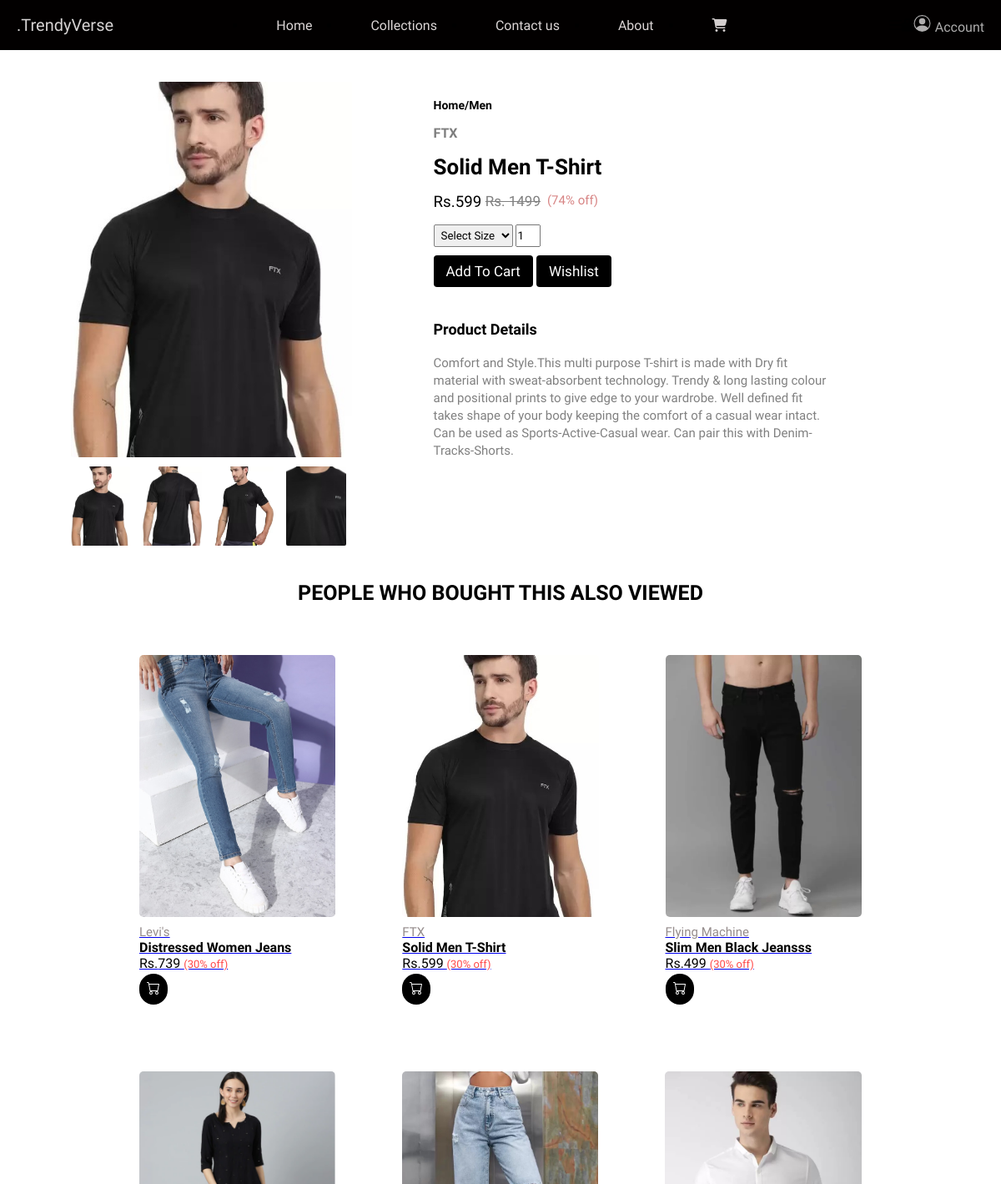
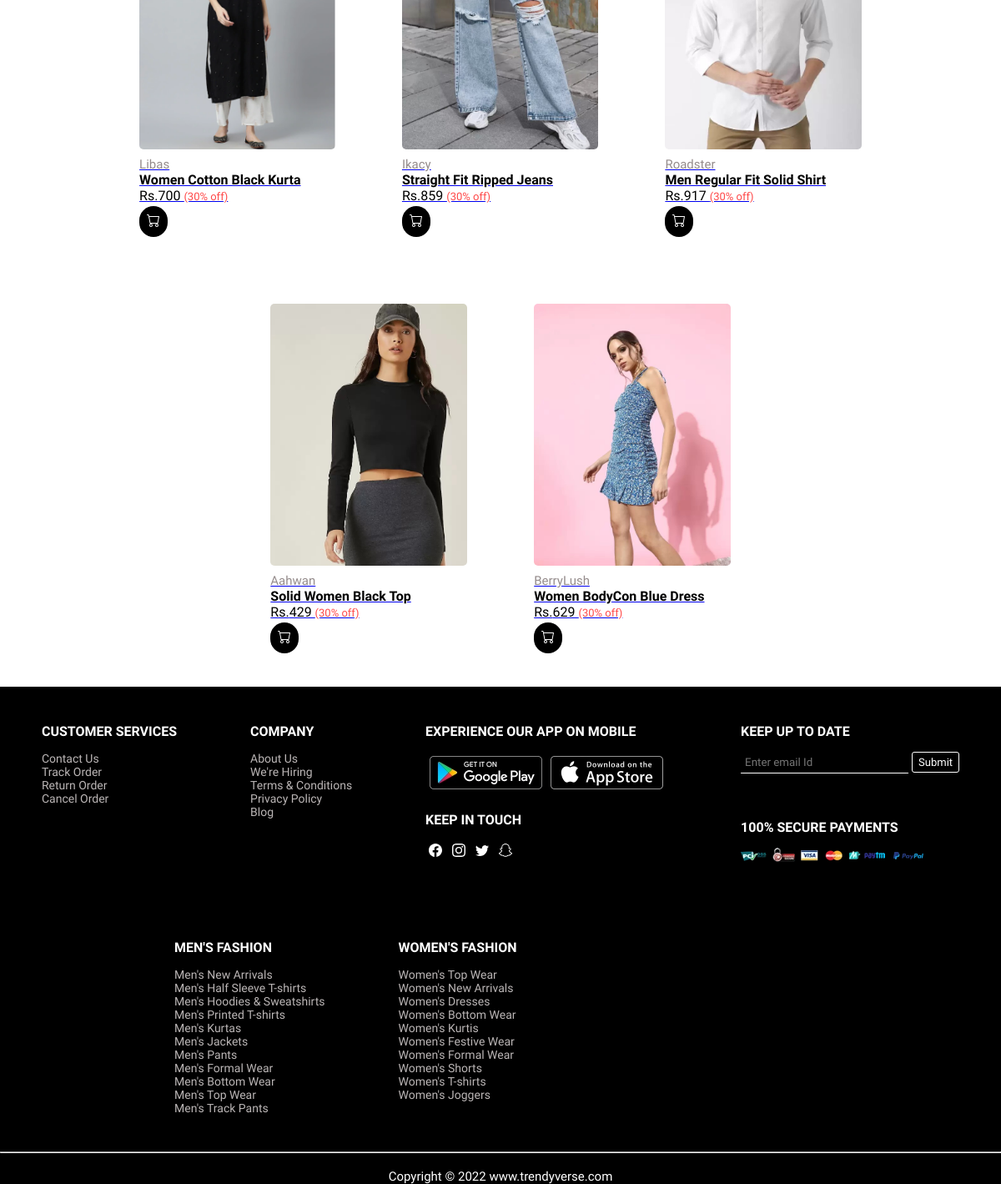
The page /sproduct.php?item_id=5 on the database its author committed (2 pictures, top to bottom).
### tables this page shows
CREATE TABLE `product` (
  `item_id` int(11) NOT NULL,
  `item_brand` varchar(200) NOT NULL,
  `item_name` varchar(255) NOT NULL,
  `item_price` int(10) NOT NULL,
  `item_image` varchar(255) NOT NULL,
  `item_img_small2` varchar(255) NOT NULL,
  `item_img_small3` varchar(255) NOT NULL,
  `item_img_small4` varchar(255) NOT NULL,
  `item_register` datetime DEFAULT NULL,
  `item_category` varchar(255) NOT NULL,
  `item_description` longtext NOT NULL
);

### Database/DBcontroller.php (called while the page is built, shortened)
<?php
class DBcontroller{
    protected $host = 'localhost';
    protected $user = 'root';
    protected $password = '';
    protected $database = "trendyverse";
    public function __construct()
    {
        $this->con = mysqli_connect($this->host, $this->user,$this->password, $this->database );
    }
}
?>

### functions.php (called while the page is built, shortened)
<?php
        require('Database/DBcontroller.php');
        require('Database/Product.php');
        $db = new DBcontroller();
        $product = new Product($db);
?>

### Database/Product.php (called while the page is built, shortened)
<?php
class Product{
    public $db = null;
    public function __construct(DBcontroller $db)
    {
        $this->db = $db;
    }
    public function getData($table = 'product'){
       $result = $this->db->con->query("SELECT * FROM {$table}");
       $resultArray = array();
       while ($item = mysqli_fetch_array($result, MYSQLI_ASSOC)){
           $resultArray[] = $item;
       }
       return $resultArray;
    } public function getData2($table2 = 'menswear'){
       $result1 = $this->db->con->query("SELECT * FROM {$table2}");
       $resultArray1 = array();
       while ($item = mysqli_fetch_array($result1, MYSQLI_ASSOC)){
           $resultArray1[] = $item1;
       }
       return $resultArray1;
    }
}
?>

### sproduct.php (called while the page is built)
<?php
include('header.php');
?>
<?php
include('Templates/_sproduct.php');
?>
<?php
include('footer.php');
?>

### Templates/_sproduct.php (the view, shortened to what this page needs)
<?php
$item_id = $_GET['item_id']??1;
foreach ($product->getData() as $item) :
    if($item['item_id'] == $item_id):
?>
<section class="product-details">
        <div class="details-container">
            <div class="details-img">
                <img src="<?php echo $item['item_image']??"product image";?>" alt="" id="main-img">
                <div class="small-img-group">
                    <div class="img-col">
                        <img src="<?php echo $item['item_image']??"./images/f1.jpg"; ?>" alt="" class="small-img">
                    </div>
                    <div class="img-col">
                        <img src="<?php echo $item['item_img_small2']??"./images/product-details/gallery1.jpg"; ?>" alt="" class="small-img">
                    </div>
                    <div class="img-col">
                        <img src="<?php echo $item['item_img_small3']??"./images/product-details/gallery2.jpg"; ?>" alt="" class="small-img">
                    </div>
                    <div class="img-col">
                        <img src="<?php echo $item['item_img_small4']??"./images/product-details/gallery3.jpg"; ?>" alt="" class="small-img">
                    </div>
                </div>
            </div>
            <div class="details">
                <h5>Home/<?php echo $item['item_category']??"category";?></h5>
                <h2><?php echo $item['item_brand']??"brand";?></h2>
                <h1> <?php echo $item['item_name']??"name";?></h1>
                <h3>Rs.<?php echo $item['item_price']??"price";?> <span id="original-price">Rs. 1499</span><span id="discounted-price">(74% off)</span></h3>
                <select>
                    <option>Select Size</option>
                </select>
                <input type="number" value="1"> <br>
                <button class="btn">Add To Cart</button>
                <button class="btn">Wishlist</button>
                <h4>Product Details</h4>
                <p><?php echo $item['item_description']??"description";?></p>
            </div>
        </div>
    </section>
<?php
endif;
endforeach;
?>
<?php
$products_list = $product->getData();
shuffle($products_list);
?>
    <section class="explore-more">
        <h3 id="heading"> PEOPLE WHO BOUGHT THIS ALSO VIEWED</h3>
        <div class="featureproduct">
            <?php foreach ($products_list as $item){ ?>
                <a id="product-link" href="<?php printf('%s?item_id=%s', 'sproduct.php', $item['item_id']) ?>">
                    <div class="product" >
                        <div class="productimg">
                            <img src="<?php echo $item['item_image'] ?? "images/f1.jpg"; ?>" alt="">
                        </div>
                        <div class="product-text">
                            <h2><?php echo $item['item_brand']?? "Unknown"; ?></h2>
                            <h1>
                                <?php echo $item['item_name'] ?? "Unknown"; ?>
                            </h1>
                            <h3>Rs.<?php echo $item['item_price']?? "Unknown"; ?> <span>(30% off)</span></h3>
                            <button class="btn-cart"></button>
                        </div>
                    </div>  </a>
            <?php }  ?>
        </div>
    </section>

### style.css (style rules this page uses)
* { margin: 0%; padding: 0%; font-family: 'Baloo 2', cursive; }
.featureproduct { display: flex; margin-top: 20px; flex-wrap: wrap; justify-content: center; align-items: center; }
.product { padding: 20px; margin: 20px; transition: 0.5s ease; cursor: pointer; border-radius: 4px; }
.product img { height: 314px; border-radius: 5px; }
.product-text h1 { text-decoration: none; font-weight: 600; font-size: 16px; font-family: 'Baloo 2', cursive; color: black; }
.product-text h3 { text-decoration: none; font-weight: 400; font-size: 16px; font-family: 'Baloo 2', cursive; color: black; }
.product-text h2 { text-decoration: none; font-weight: lighter; font-size: 15px; color: #958c8c; margin-top: 5px; }
.product-text h3 span { font-size: 13px; font-family: 'Baloo 2', cursive; color: rgba(255, 0, 0, 0.718) }
.btn-cart { background:#000000; border: none; border-radius: 30px; padding: 9px; color: white; font-weight: bold; margin-top: 3px; cursor: pointer; }
.btn { font-size: 17px; padding: 9px 15px; margin-bottom: 40px; background-color:#000000; color: white; border: none; border-radius: 4px; cursor: pointer; margin-top: 10px; }
.product-details { display: flex; margin: 98px 40px 40px 40px; justify-content: space-between; }
.product-details .details-container { display: flex; justify-content: space-between; align-items: center; }
.details-img { width: 40%; margin-left: 45px; }
#main-img { height: 450px; border-radius: 3px; cursor: pointer; }
.small-img-group { display: flex; justify-content: space-between; }
.img-col { height: 90px; margin: 7px 15px; margin-left: 0; cursor: pointer; }
.img-col img { border-radius: 2px; height: 95px; transition: 0.3s; }
.details { margin-left: 45px; height: 100%; padding: 45px; }
.details h5 { font-size: 14px; margin: 20px 0 16px 0; }
.details h2 { color: #7e7e7e; font-size: 16px; margin-bottom: 16px; }
.details h1 { font-size: 26px; margin-bottom: 16px; }
.details h3 { margin-bottom: 16px; font-weight: 500; }
#original-price { text-decoration: line-through; font-size: 17px; color: gray; font-weight: 500; vertical-align: text-top; }
#discounted-price { font-size: 15px; color: #d78484; margin-left: 8px; vertical-align: text-top; }
.details select { padding: 4px; border: 1px solid grey; border-radius: 2px; cursor: pointer; }
.details input { height: 23px; width: 26px; cursor: pointer; }
.details h4 { font-size: 18px; margin-bottom: 20px; }
.details p { width: 80%; font-size: 15px; color: gray; line-height: 21px; }
#heading { font-size: 25px; text-align: center; }

### rows shown on the page
product: item_image (picture), item_img_small2 (picture), item_img_small3 (picture), item_img_small4 (picture), item_category "Men", item_brand "FTX", item_name "Solid Men T-Shirt", item_price "599", item_description "Comfort and Style.This multi purpose T-shirt is made with Dry fit material with sweat-absorbent technology. Trendy & long lasting colour and positional prints to give edge to your wardrobe. Well defined fit takes shape of your body keeping the comfort of a casual wear intact. Can be used as Sports-Active-Casual wear. Can pair this with Denim-Tracks-Shorts."
product: item_image (picture), item_brand "Levi's", item_name "Distressed Women Jeans", item_price "739"
product: item_image (picture), item_brand "Flying Machine", item_name "Slim Men Black Jeansss", item_price "499"
product: item_image (picture), item_brand "Libas", item_name "Women Cotton Black Kurta", item_price "700"
product: item_image (picture), item_brand "Ikacy", item_name "Straight Fit Ripped Jeans", item_price "859"
product: item_image (picture), item_brand "Roadster", item_name "Men Regular Fit Solid Shirt", item_price "917"
product: item_image (picture), item_brand "Aahwan", item_name "Solid Women Black Top", item_price "429"
product: item_image (picture), item_brand "BerryLush", item_name "Women BodyCon Blue Dress", item_price "629"
